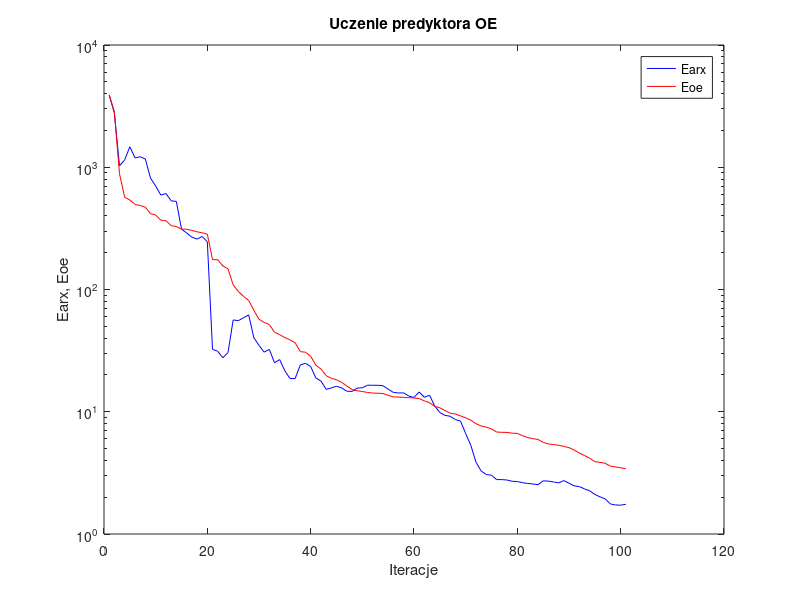
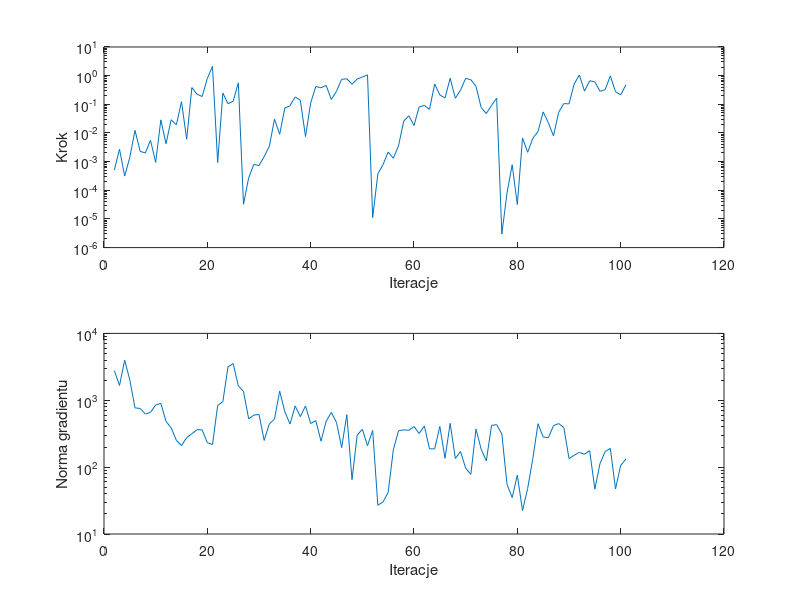

Here is the MATLAB script that generated these plots, in order:
%uczenie predyktora oe
clear all;
n=0; farx(n+1)=3.887362e+003; foe(n+1)=3.921542e+003; wspucz(n+1)=0.000000e+000; ng(n+1)=0.000000e+000;
%odnowa zmiennej metryki
n=1; farx(n+1)=2.782235e+003; foe(n+1)=2.857921e+003; krok(n+1)=5.081655e-004; ng(n+1)=2.780248e+003;
n=2; farx(n+1)=1.026338e+003; foe(n+1)=8.838439e+002; krok(n+1)=2.707062e-003; ng(n+1)=1.664167e+003;
n=3; farx(n+1)=1.149365e+003; foe(n+1)=5.686118e+002; krok(n+1)=3.125285e-004; ng(n+1)=3.975623e+003;
n=4; farx(n+1)=1.471320e+003; foe(n+1)=5.394395e+002; krok(n+1)=1.427772e-003; ng(n+1)=2.008682e+003;
n=5; farx(n+1)=1.193194e+003; foe(n+1)=4.964062e+002; krok(n+1)=1.238474e-002; ng(n+1)=7.693091e+002;
n=6; farx(n+1)=1.219236e+003; foe(n+1)=4.863721e+002; krok(n+1)=2.273260e-003; ng(n+1)=7.542204e+002;
n=7; farx(n+1)=1.167092e+003; foe(n+1)=4.717710e+002; krok(n+1)=2.014225e-003; ng(n+1)=6.231922e+002;
n=8; farx(n+1)=8.160490e+002; foe(n+1)=4.170780e+002; krok(n+1)=5.548179e-003; ng(n+1)=6.603951e+002;
n=9; farx(n+1)=7.015301e+002; foe(n+1)=4.067756e+002; krok(n+1)=9.413494e-004; ng(n+1)=8.519061e+002;
n=10; farx(n+1)=5.922035e+002; foe(n+1)=3.692213e+002; krok(n+1)=2.868906e-002; ng(n+1)=8.966292e+002;
n=11; farx(n+1)=6.094489e+002; foe(n+1)=3.650808e+002; krok(n+1)=4.221744e-003; ng(n+1)=4.838938e+002;
n=12; farx(n+1)=5.313769e+002; foe(n+1)=3.326160e+002; krok(n+1)=2.896961e-002; ng(n+1)=3.862039e+002;
n=13; farx(n+1)=5.254329e+002; foe(n+1)=3.275314e+002; krok(n+1)=1.910413e-002; ng(n+1)=2.522795e+002;
n=14; farx(n+1)=3.117411e+002; foe(n+1)=3.123120e+002; krok(n+1)=1.238254e-001; ng(n+1)=2.096248e+002;
n=15; farx(n+1)=2.901049e+002; foe(n+1)=3.113113e+002; krok(n+1)=6.042575e-003; ng(n+1)=2.760857e+002;
n=16; farx(n+1)=2.679897e+002; foe(n+1)=3.042514e+002; krok(n+1)=3.827775e-001; ng(n+1)=3.161010e+002;
n=17; farx(n+1)=2.584745e+002; foe(n+1)=2.964316e+002; krok(n+1)=2.250273e-001; ng(n+1)=3.638264e+002;
n=18; farx(n+1)=2.714563e+002; foe(n+1)=2.910510e+002; krok(n+1)=1.872762e-001; ng(n+1)=3.602034e+002;
n=19; farx(n+1)=2.452757e+002; foe(n+1)=2.836435e+002; krok(n+1)=8.008859e-001; ng(n+1)=2.316730e+002;
n=20; farx(n+1)=3.241168e+001; foe(n+1)=1.756574e+002; krok(n+1)=2.108364e+000; ng(n+1)=2.177127e+002;
n=21; farx(n+1)=3.125373e+001; foe(n+1)=1.754146e+002; krok(n+1)=9.289576e-004; ng(n+1)=8.369541e+002;
n=22; farx(n+1)=2.763674e+001; foe(n+1)=1.559473e+002; krok(n+1)=2.475890e-001; ng(n+1)=9.531656e+002;
n=23; farx(n+1)=3.044101e+001; foe(n+1)=1.476294e+002; krok(n+1)=1.051652e-001; ng(n+1)=3.163727e+003;
n=24; farx(n+1)=5.635981e+001; foe(n+1)=1.091109e+002; krok(n+1)=1.284644e-001; ng(n+1)=3.530092e+003;
n=25; farx(n+1)=5.563299e+001; foe(n+1)=9.636628e+001; krok(n+1)=5.642809e-001; ng(n+1)=1.639501e+003;
%odnowa zmiennej metryki
n=26; farx(n+1)=5.865457e+001; foe(n+1)=8.786312e+001; krok(n+1)=3.242569e-005; ng(n+1)=1.356283e+003;
n=27; farx(n+1)=6.201126e+001; foe(n+1)=8.143107e+001; krok(n+1)=2.734728e-004; ng(n+1)=5.274070e+002;
n=28; farx(n+1)=4.034371e+001; foe(n+1)=6.762162e+001; krok(n+1)=8.010721e-004; ng(n+1)=5.992848e+002;
n=29; farx(n+1)=3.488292e+001; foe(n+1)=5.708068e+001; krok(n+1)=7.295556e-004; ng(n+1)=6.136302e+002;
n=30; farx(n+1)=3.072981e+001; foe(n+1)=5.380061e+001; krok(n+1)=1.495556e-003; ng(n+1)=2.504349e+002;
n=31; farx(n+1)=3.236935e+001; foe(n+1)=5.164692e+001; krok(n+1)=3.426502e-003; ng(n+1)=4.446510e+002;
n=32; farx(n+1)=2.515769e+001; foe(n+1)=4.478993e+001; krok(n+1)=3.045281e-002; ng(n+1)=5.235961e+002;
n=33; farx(n+1)=2.670198e+001; foe(n+1)=4.272955e+001; krok(n+1)=8.988693e-003; ng(n+1)=1.368758e+003;
n=34; farx(n+1)=2.165884e+001; foe(n+1)=4.041570e+001; krok(n+1)=7.475647e-002; ng(n+1)=6.725166e+002;
n=35; farx(n+1)=1.865773e+001; foe(n+1)=3.873952e+001; krok(n+1)=8.877087e-002; ng(n+1)=4.407841e+002;
n=36; farx(n+1)=1.872642e+001; foe(n+1)=3.662601e+001; krok(n+1)=1.809649e-001; ng(n+1)=8.214151e+002;
n=37; farx(n+1)=2.415313e+001; foe(n+1)=3.103549e+001; krok(n+1)=1.381465e-001; ng(n+1)=5.700768e+002;
n=38; farx(n+1)=2.490701e+001; foe(n+1)=3.069675e+001; krok(n+1)=7.481826e-003; ng(n+1)=8.222440e+002;
n=39; farx(n+1)=2.342999e+001; foe(n+1)=2.843646e+001; krok(n+1)=1.113003e-001; ng(n+1)=4.491359e+002;
n=40; farx(n+1)=1.893018e+001; foe(n+1)=2.406486e+001; krok(n+1)=4.187571e-001; ng(n+1)=4.954412e+002;
n=41; farx(n+1)=1.779959e+001; foe(n+1)=2.235179e+001; krok(n+1)=3.762824e-001; ng(n+1)=2.443483e+002;
n=42; farx(n+1)=1.525463e+001; foe(n+1)=1.973385e+001; krok(n+1)=4.536903e-001; ng(n+1)=4.863252e+002;
n=43; farx(n+1)=1.566871e+001; foe(n+1)=1.876274e+001; krok(n+1)=1.460372e-001; ng(n+1)=6.577460e+002;
n=44; farx(n+1)=1.617843e+001; foe(n+1)=1.826528e+001; krok(n+1)=2.863419e-001; ng(n+1)=4.664229e+002;
n=45; farx(n+1)=1.566128e+001; foe(n+1)=1.742038e+001; krok(n+1)=7.461831e-001; ng(n+1)=1.958370e+002;
n=46; farx(n+1)=1.472456e+001; foe(n+1)=1.622528e+001; krok(n+1)=7.771907e-001; ng(n+1)=6.086623e+002;
n=47; farx(n+1)=1.465889e+001; foe(n+1)=1.518038e+001; krok(n+1)=5.002089e-001; ng(n+1)=6.509678e+001;
n=48; farx(n+1)=1.561133e+001; foe(n+1)=1.484808e+001; krok(n+1)=7.631010e-001; ng(n+1)=3.007471e+002;
n=49; farx(n+1)=1.571806e+001; foe(n+1)=1.464894e+001; krok(n+1)=8.957909e-001; ng(n+1)=3.686141e+002;
n=50; farx(n+1)=1.649556e+001; foe(n+1)=1.438103e+001; krok(n+1)=1.062525e+000; ng(n+1)=2.090519e+002;
%odnowa zmiennej metryki
n=51; farx(n+1)=1.647124e+001; foe(n+1)=1.422077e+001; krok(n+1)=1.115447e-005; ng(n+1)=3.541440e+002;
n=52; farx(n+1)=1.646401e+001; foe(n+1)=1.418141e+001; krok(n+1)=3.716872e-004; ng(n+1)=2.692117e+001;
n=53; farx(n+1)=1.632209e+001; foe(n+1)=1.410078e+001; krok(n+1)=7.819157e-004; ng(n+1)=3.014527e+001;
n=54; farx(n+1)=1.531362e+001; foe(n+1)=1.362967e+001; krok(n+1)=2.173143e-003; ng(n+1)=4.192588e+001;
n=55; farx(n+1)=1.439525e+001; foe(n+1)=1.322623e+001; krok(n+1)=1.310411e-003; ng(n+1)=1.815887e+002;
n=56; farx(n+1)=1.424456e+001; foe(n+1)=1.318881e+001; krok(n+1)=3.544455e-003; ng(n+1)=3.495432e+002;
n=57; farx(n+1)=1.425990e+001; foe(n+1)=1.310195e+001; krok(n+1)=2.558819e-002; ng(n+1)=3.613144e+002;
n=58; farx(n+1)=1.344029e+001; foe(n+1)=1.302702e+001; krok(n+1)=3.982240e-002; ng(n+1)=3.547860e+002;
n=59; farx(n+1)=1.308999e+001; foe(n+1)=1.295299e+001; krok(n+1)=1.825682e-002; ng(n+1)=4.046522e+002;
n=60; farx(n+1)=1.451260e+001; foe(n+1)=1.281995e+001; krok(n+1)=8.097460e-002; ng(n+1)=3.176676e+002;
n=61; farx(n+1)=1.312916e+001; foe(n+1)=1.228138e+001; krok(n+1)=9.137743e-002; ng(n+1)=4.134303e+002;
n=62; farx(n+1)=1.365915e+001; foe(n+1)=1.187307e+001; krok(n+1)=6.706589e-002; ng(n+1)=1.877647e+002;
n=63; farx(n+1)=1.116619e+001; foe(n+1)=1.109115e+001; krok(n+1)=5.126125e-001; ng(n+1)=1.874009e+002;
n=64; farx(n+1)=9.857858e+000; foe(n+1)=1.077847e+001; krok(n+1)=2.114442e-001; ng(n+1)=4.056000e+002;
n=65; farx(n+1)=9.337900e+000; foe(n+1)=1.021139e+001; krok(n+1)=1.655578e-001; ng(n+1)=1.355304e+002;
n=66; farx(n+1)=9.191938e+000; foe(n+1)=9.722472e+000; krok(n+1)=8.131859e-001; ng(n+1)=4.527472e+002;
n=67; farx(n+1)=8.636422e+000; foe(n+1)=9.576993e+000; krok(n+1)=1.631115e-001; ng(n+1)=1.345876e+002;
n=68; farx(n+1)=8.390361e+000; foe(n+1)=9.253011e+000; krok(n+1)=3.119600e-001; ng(n+1)=1.714344e+002;
n=69; farx(n+1)=6.631327e+000; foe(n+1)=8.923936e+000; krok(n+1)=8.043035e-001; ng(n+1)=9.662373e+001;
n=70; farx(n+1)=5.309961e+000; foe(n+1)=8.525123e+000; krok(n+1)=7.215816e-001; ng(n+1)=7.786831e+001;
n=71; farx(n+1)=3.863207e+000; foe(n+1)=7.985358e+000; krok(n+1)=4.228884e-001; ng(n+1)=3.704077e+002;
n=72; farx(n+1)=3.273048e+000; foe(n+1)=7.645571e+000; krok(n+1)=7.633913e-002; ng(n+1)=1.850185e+002;
n=73; farx(n+1)=3.066572e+000; foe(n+1)=7.479442e+000; krok(n+1)=4.756755e-002; ng(n+1)=1.240670e+002;
n=74; farx(n+1)=3.024751e+000; foe(n+1)=7.236765e+000; krok(n+1)=9.137743e-002; ng(n+1)=4.206906e+002;
n=75; farx(n+1)=2.787544e+000; foe(n+1)=6.822608e+000; krok(n+1)=1.630613e-001; ng(n+1)=4.313107e+002;
%odnowa zmiennej metryki
n=76; farx(n+1)=2.786666e+000; foe(n+1)=6.792185e+000; krok(n+1)=2.978507e-006; ng(n+1)=3.127694e+002;
n=77; farx(n+1)=2.764270e+000; foe(n+1)=6.775859e+000; krok(n+1)=7.980756e-005; ng(n+1)=5.523081e+001;
n=78; farx(n+1)=2.700320e+000; foe(n+1)=6.676051e+000; krok(n+1)=7.779359e-004; ng(n+1)=3.507765e+001;
n=79; farx(n+1)=2.686521e+000; foe(n+1)=6.654508e+000; krok(n+1)=3.176034e-005; ng(n+1)=7.601145e+001;
n=80; farx(n+1)=2.629333e+000; foe(n+1)=6.371952e+000; krok(n+1)=6.681202e-003; ng(n+1)=2.239688e+001;
n=81; farx(n+1)=2.590961e+000; foe(n+1)=6.154144e+000; krok(n+1)=2.110872e-003; ng(n+1)=4.814518e+001;
n=82; farx(n+1)=2.566563e+000; foe(n+1)=6.030794e+000; krok(n+1)=6.544675e-003; ng(n+1)=1.350953e+002;
n=83; farx(n+1)=2.530920e+000; foe(n+1)=5.934090e+000; krok(n+1)=1.111520e-002; ng(n+1)=4.460062e+002;
n=84; farx(n+1)=2.722625e+000; foe(n+1)=5.619662e+000; krok(n+1)=5.440189e-002; ng(n+1)=2.821109e+002;
n=85; farx(n+1)=2.707075e+000; foe(n+1)=5.450741e+000; krok(n+1)=2.284436e-002; ng(n+1)=2.754360e+002;
n=86; farx(n+1)=2.665547e+000; foe(n+1)=5.393355e+000; krok(n+1)=7.883344e-003; ng(n+1)=4.165676e+002;
n=87; farx(n+1)=2.618768e+000; foe(n+1)=5.317558e+000; krok(n+1)=5.285294e-002; ng(n+1)=4.483516e+002;
n=88; farx(n+1)=2.733745e+000; foe(n+1)=5.206105e+000; krok(n+1)=1.057059e-001; ng(n+1)=3.913386e+002;
n=89; farx(n+1)=2.603265e+000; foe(n+1)=5.085433e+000; krok(n+1)=1.036878e-001; ng(n+1)=1.341985e+002;
n=90; farx(n+1)=2.477029e+000; foe(n+1)=4.860917e+000; krok(n+1)=5.126125e-001; ng(n+1)=1.505179e+002;
n=91; farx(n+1)=2.443639e+000; foe(n+1)=4.598308e+000; krok(n+1)=1.056270e+000; ng(n+1)=1.664382e+002;
n=92; farx(n+1)=2.338785e+000; foe(n+1)=4.386367e+000; krok(n+1)=2.869393e-001; ng(n+1)=1.558854e+002;
n=93; farx(n+1)=2.255691e+000; foe(n+1)=4.171888e+000; krok(n+1)=6.622313e-001; ng(n+1)=1.762492e+002;
n=94; farx(n+1)=2.107291e+000; foe(n+1)=3.910883e+000; krok(n+1)=6.095712e-001; ng(n+1)=4.680074e+001;
n=95; farx(n+1)=2.013613e+000; foe(n+1)=3.855101e+000; krok(n+1)=2.846355e-001; ng(n+1)=1.132972e+002;
n=96; farx(n+1)=1.939018e+000; foe(n+1)=3.786790e+000; krok(n+1)=3.238984e-001; ng(n+1)=1.709535e+002;
n=97; farx(n+1)=1.762121e+000; foe(n+1)=3.592422e+000; krok(n+1)=9.806012e-001; ng(n+1)=1.910905e+002;
n=98; farx(n+1)=1.727790e+000; foe(n+1)=3.534693e+000; krok(n+1)=2.740921e-001; ng(n+1)=4.720145e+001;
n=99; farx(n+1)=1.721355e+000; foe(n+1)=3.487448e+000; krok(n+1)=2.134155e-001; ng(n+1)=1.059148e+002;
n=100; farx(n+1)=1.750259e+000; foe(n+1)=3.407987e+000; krok(n+1)=4.741921e-001; ng(n+1)=1.319695e+002;

figure; semilogy(farx,'b'); hold on; semilogy(foe,'r'); xlabel('Iteracje'); ylabel('Earx, Eoe'); legend('Earx','Eoe'); title('Uczenie predyktora OE');
figure; subplot(2,1,1); semilogy(krok); xlabel('Iteracje'); ylabel('Krok');
subplot(2,1,2); semilogy(ng); xlabel('Iteracje'); ylabel('Norma gradientu');
Earx=farx(n+1)
Eoe=foe(n+1)
